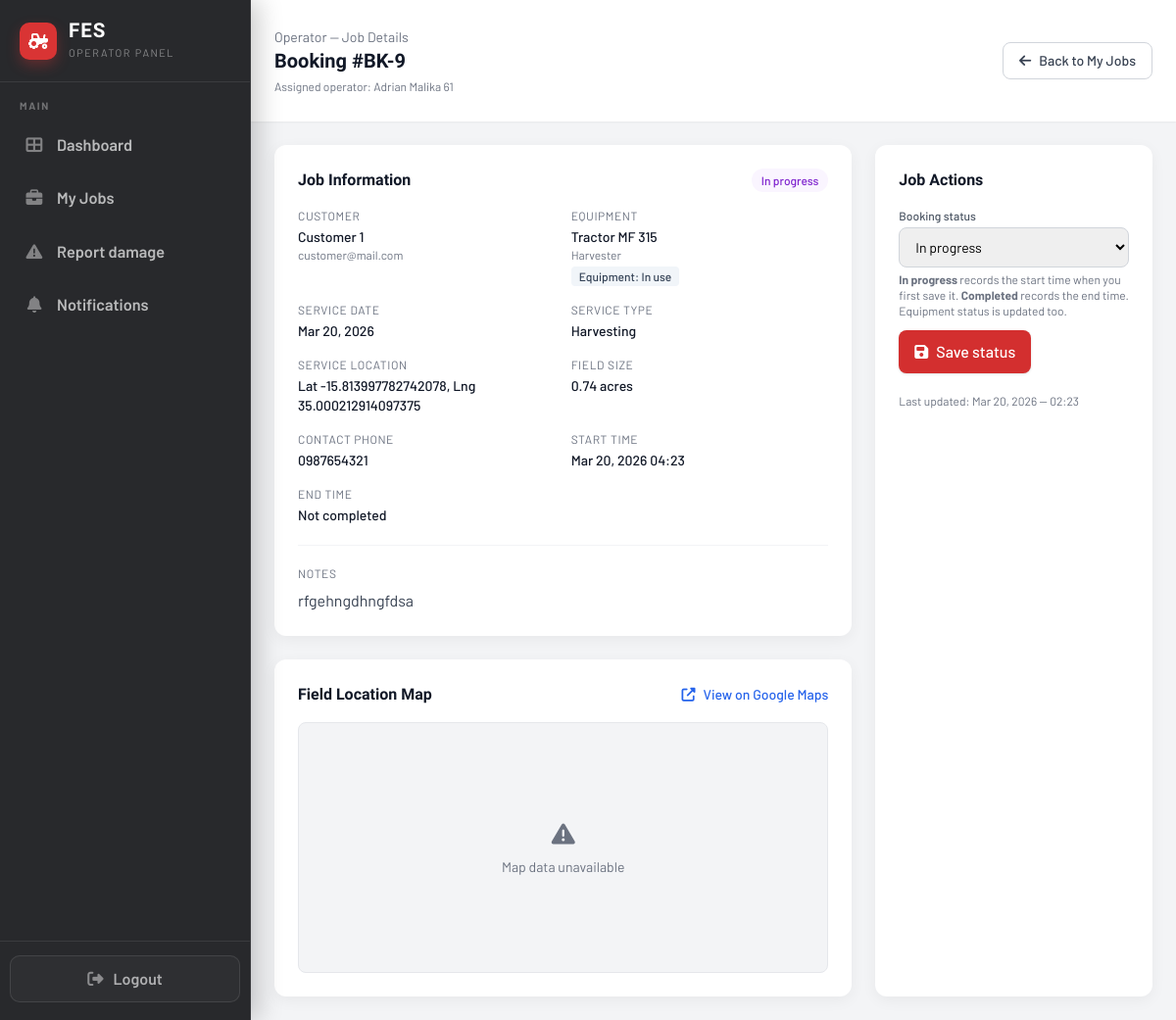
Page /Pages/operator/job_details.php?id=9 (signed in) on the committed database.
### tables this page shows
CREATE TABLE IF NOT EXISTS `bookings` (
  `booking_id` int NOT NULL AUTO_INCREMENT,
  `customer_id` int NOT NULL,
  `operator_id` int DEFAULT NULL,
  `equipment_id` varchar(50) NOT NULL,
  `booking_date` date NOT NULL,
  `service_days` int NOT NULL DEFAULT '1',
  `service_type` varchar(50) NOT NULL,
  `service_location` varchar(255) NOT NULL,
  `contact_phone` varchar(50) NOT NULL,
  `field_lat` decimal(10,7) DEFAULT NULL,
  `field_lng` decimal(10,7) DEFAULT NULL,
  `field_address` varchar(255) DEFAULT NULL,
  `field_polygon` longtext,
  `field_hectares` decimal(10,2) DEFAULT NULL,
  `notes` text,
  `estimated_total_cost` decimal(12,2) NOT NULL DEFAULT '0.00',
  `payment_status` enum('unpaid','pending','paid','failed') NOT NULL DEFAULT 'unpaid',
  `payment_tx_ref` varchar(120) DEFAULT NULL,
  `payment_paid_at` datetime DEFAULT NULL,
  `status` enum('pending','confirmed','in_progress','completed','cancelled') NOT NULL DEFAULT 'pending',
  `operator_start_time` datetime DEFAULT NULL COMMENT 'Set when operator marks job In progress',
  `operator_end_time` datetime DEFAULT NULL COMMENT 'Set when operator marks job Completed',
  `created_at` timestamp NULL DEFAULT CURRENT_TIMESTAMP,
  `updated_at` timestamp NULL DEFAULT CURRENT_TIMESTAMP ON UPDATE CURRENT_TIMESTAMP,
  PRIMARY KEY (`booking_id`),
  KEY `customer_id` (`customer_id`),
  KEY `equipment_id` (`equipment_id`),
  KEY `status` (`status`),
  KEY `idx_bookings_operator_id` (`operator_id`)
);

CREATE TABLE IF NOT EXISTS `users` (
  `user_id` int NOT NULL AUTO_INCREMENT,
  `name` varchar(255) NOT NULL,
  `email` varchar(255) NOT NULL,
  `password_hash` varchar(255) NOT NULL,
  `role` enum('customer','admin','operator') NOT NULL DEFAULT 'customer',
  `created_at` timestamp NOT NULL DEFAULT CURRENT_TIMESTAMP,
  `updated_at` timestamp NOT NULL DEFAULT CURRENT_TIMESTAMP ON UPDATE CURRENT_TIMESTAMP,
  `password_reset_token` varchar(64) DEFAULT NULL,
  `password_reset_expires` datetime DEFAULT NULL,
  PRIMARY KEY (`user_id`),
  UNIQUE KEY `email` (`email`)
);

CREATE TABLE IF NOT EXISTS `equipment` (
  `id` int NOT NULL AUTO_INCREMENT,
  `equipment_name` varchar(255) NOT NULL,
  `category` varchar(100) NOT NULL,
  `equipment_id` varchar(100) NOT NULL,
  `model` varchar(255) DEFAULT NULL,
  `description` text NOT NULL,
  `status` enum('available','in_use','maintenance','retired') NOT NULL DEFAULT 'available',
  `location` varchar(255) NOT NULL,
  `operator_id` int DEFAULT NULL,
  `purchase_date` date DEFAULT NULL,
  `daily_rate` decimal(10,2) NOT NULL,
  `hourly_rate` decimal(10,2) DEFAULT '0.00',
  `per_hectare_rate` decimal(10,2) DEFAULT NULL,
  `fuel_type` varchar(50) DEFAULT NULL,
  `total_usage_hours` int DEFAULT '0',
  `year_manufactured` int DEFAULT NULL,
  `weight_kg` decimal(10,2) DEFAULT NULL,
  `last_maintenance` date DEFAULT NULL,
  `icon` varchar(100) NOT NULL,
  `image_path` varchar(500) DEFAULT NULL,
  `created_at` timestamp NULL DEFAULT CURRENT_TIMESTAMP,
  `updated_at` timestamp NULL DEFAULT CURRENT_TIMESTAMP ON UPDATE CURRENT_TIMESTAMP,
  PRIMARY KEY (`id`),
  KEY `operator_id` (`operator_id`)
);

### Pages/operator/job_details.php (the view, shortened to what this page needs)
<?php
$operatorId = (int)($_SESSION['user_id'] ?? 0);
$operatorName = $_SESSION['name'] ?? 'Operator';
$bookingId = isset($_GET['id']) ? intval($_GET['id']) : 0;
$booking = null;
if ($bookingId > 0) {
    try {
        $conn = getDBConnection();
        $sql = "SELECT b.*,
                       e.equipment_name, e.category, e.location AS equipment_location, e.status AS equipment_status,
                       u.name AS customer_name, u.email AS customer_email
                FROM bookings b
                LEFT JOIN equipment e ON e.equipment_id = b.equipment_id
                LEFT JOIN users u ON u.user_id = b.customer_id
                WHERE b.booking_id = ? AND b.operator_id = ?";
        if ($stmt = $conn->prepare($sql)) {
            $stmt->bind_param('ii', $bookingId, $operatorId);
            $stmt->execute();
            $res = $stmt->get_result();
            if ($row = $res->fetch_assoc()) {
                $booking = $row;
            }
        }
    } catch (Exception $e) {
        error_log('Operator job details error: ' . $e->getMessage());
    }
}
$status = $booking['status'] ?? 'pending';
$badgeClasses = [
    'pending' => 'bg-amber-50 text-amber-700',
    'confirmed' => 'bg-blue-50 text-blue-700',
    'in_progress' => 'bg-purple-50 text-purple-700',
    'completed' => 'bg-emerald-50 text-emerald-700',
    'cancelled' => 'bg-gray-100 text-gray-700'
];
$badgeClass = $badgeClasses[$status] ?? 'bg-gray-100 text-gray-700';
$serviceLocation = $booking ? trim($booking['service_location'] ?? '') : '';
?>
<!DOCTYPE html>
<html lang="en">
<head>
    <link rel="stylesheet" href="https://cdnjs.cloudflare.com/ajax/libs/font-awesome/6.4.0/css/all.min.css">
    <link rel="stylesheet" type="text/css" href="https://api.tomtom.com/maps-sdk-for-web/cdn/6.x/6.25.0/maps/maps.css">
    <script src="https://cdn.tailwindcss.com"></script>
</head>
<body class="bg-gray-100">
<div class="min-h-screen w-full">
    <?php include __DIR__ . '/include/sidebar.php'; ?>
    <div class="min-h-screen" id="main-content">
        <header class="bg-white px-6 py-7 flex items-center justify-between shadow-sm">
            <div class="flex items-center gap-3">
                <div>
                    <div class="text-sm text-gray-500">Operator — Job Details</div>
                    <h1 class="text-xl font-semibold text-gray-900">Booking #BK-<?php echo htmlspecialchars((string)$bookingId); ?></h1>
                    <p class="text-xs text-gray-500 mt-1">Assigned operator: <?php echo htmlspecialchars($operatorName); ?></p>
                </div>
            </div>
            <a href="jobs.php" class="inline-flex items-center gap-2 border border-gray-300 bg-white hover:bg-gray-50 text-gray-700 font-medium px-4 py-2 rounded-lg text-sm">
                <i class="fas fa-arrow-left"></i> Back to My Jobs
            </a>
        </header>
        <main class="flex-1 overflow-y-auto p-6">
            <?php if (!$booking): ?>
                <div class="bg-white rounded-xl shadow-card p-6 text-center text-gray-600">
                    Job not found or you don�t have access.
                </div>
            <?php else: ?>
                <div class="grid grid-cols-1 lg:grid-cols-3 gap-6">
                    <div class="lg:col-span-2 space-y-6">
                        <section class="bg-white rounded-xl shadow-card p-6">
                            <div class="flex items-center justify-between mb-4">
                                <h2 class="text-base font-semibold text-gray-900">Job Information</h2>
                                <span class="inline-flex items-center px-2.5 py-1 rounded-full text-xs font-medium <?php echo $badgeClass; ?>">
                                    <?php echo htmlspecialchars(ucfirst(str_replace('_', ' ', $status))); ?>
                                </span>
                            </div>
                            <div class="grid grid-cols-1 md:grid-cols-2 gap-4 text-sm">
                                <div>
                                    <div class="text-xs text-gray-500 uppercase tracking-wider mb-1">Customer</div>
                                    <div class="text-gray-900 font-medium"><?php echo htmlspecialchars($booking['customer_name'] ?? 'N/A'); ?></div>
                                    <div class="text-xs text-gray-500"><?php echo htmlspecialchars($booking['customer_email'] ?? ''); ?></div>
                                </div>
                                <div>
                                    <div class="text-xs text-gray-500 uppercase tracking-wider mb-1">Equipment</div>
                                    <div class="text-gray-900 font-medium"><?php echo htmlspecialchars($booking['equipment_name'] ?? 'N/A'); ?></div>
                                    <div class="text-xs text-gray-500"><?php echo htmlspecialchars(ucfirst($booking['category'] ?? '')); ?></div>
                                    <?php if (!empty($booking['equipment_status'])): ?>
                                        <div class="mt-1">
                                            <span class="inline-flex items-center px-2 py-0.5 rounded text-xs font-medium bg-slate-100 text-slate-700">
                                                Equipment: <?php echo htmlspecialchars(str_replace('_', ' ', ucfirst($booking['equipment_status']))); ?>
                                            </span>
                                        </div>
                                    <?php endif; ?>
                                </div>
                                <div>
                                    <div class="text-xs text-gray-500 uppercase tracking-wider mb-1">Service Date</div>
                                    <div class="text-gray-900 font-medium"><?php echo !empty($booking['booking_date']) ? htmlspecialchars(date('M d, Y', strtotime($booking['booking_date']))) : 'N/A'; ?></div>
                                </div>
                                <div>
                                    <div class="text-xs text-gray-500 uppercase tracking-wider mb-1">Service Type</div>
                                    <div class="text-gray-900 font-medium"><?php echo htmlspecialchars(ucfirst(str_replace('_', ' ', $booking['service_type'] ?? 'N/A'))); ?></div>
                                </div>
                                <div>
                                    <div class="text-xs text-gray-500 uppercase tracking-wider mb-1">Service Location</div>
                                    <div class="text-gray-900 font-medium"><?php echo htmlspecialchars($serviceLocation ?: 'N/A'); ?></div>
                                </div>
                                <div>
                                    <div class="text-xs text-gray-500 uppercase tracking-wider mb-1">Field Size</div>
                                    <div class="text-gray-900 font-medium"><?php echo htmlspecialchars($booking['field_hectares'] ?? 'Not specified'); ?> acres</div>
                                </div>
                                <div>
                                    <div class="text-xs text-gray-500 uppercase tracking-wider mb-1">Contact Phone</div>
                                    <div class="text-gray-900 font-medium"><?php echo htmlspecialchars($booking['contact_phone'] ?? 'N/A'); ?></div>
                                </div>
                                <div>
                                    <div class="text-xs text-gray-500 uppercase tracking-wider mb-1">Start Time</div>
                                    <div class="text-gray-900 font-medium"><?php echo !empty($booking['operator_start_time']) ? htmlspecialchars(date('M d, Y H:i', strtotime($booking['operator_start_time']))) : 'Not started'; ?></div>
                                </div>
                                <div>
                                    <div class="text-xs text-gray-500 uppercase tracking-wider mb-1">End Time</div>
                                    <div class="text-gray-900 font-medium"><?php echo !empty($booking['operator_end_time']) ? htmlspecialchars(date('M d, Y H:i', strtotime($booking['operator_end_time']))) : 'Not completed'; ?></div>
                                </div>
                            </div>
                            <?php if (!empty($booking['notes'])): ?>
                                <div class="mt-5 pt-5 border-t border-gray-100">
                                    <div class="text-xs text-gray-500 uppercase tracking-wider mb-2">Notes</div>
                                    <div class="text-gray-700"><?php echo htmlspecialchars($booking['notes']); ?></div>
                                </div>
                            <?php endif; ?>
                        </section>
                        <?php if (!empty($booking['field_polygon'])): ?>
                            <section class="bg-white rounded-xl shadow-card p-6">
                                <div class="flex items-center justify-between mb-4">
                                    <h2 class="text-base font-semibold text-gray-900">Field Location Map</h2>
                                    <?php if (!empty($booking['field_lat']) && !empty($booking['field_lng'])): ?>
                                        <a href="https://www.google.com/maps?q=<?php echo htmlspecialchars((float)$booking['field_lat']); ?>,<?php echo htmlspecialchars((float)$booking['field_lng']); ?>"
                                           target="_blank"
                                           class="inline-flex items-center gap-2 text-sm text-blue-600 hover:text-blue-800 font-medium">
                                            <i class="fas fa-external-link-alt"></i>
                                            View on Google Maps
                                        </a>
                                    <?php endif; ?>
                                </div>
                                <div id="field-map" class="w-full h-64 rounded-lg border border-gray-200 bg-gray-100"></div>
                            </section>
                        <?php endif; ?>
                    </div>
                    <section class="bg-white rounded-xl shadow-card p-6">
                        <h2 class="text-base font-semibold text-gray-900 mb-4">Job Actions</h2>
                        <div class="space-y-4">
                            <?php
                            $jobStatus = (string)($booking['status'] ?? '');
                            $canEditJobStatus = in_array($jobStatus, ['pending', 'confirmed', 'in_progress'], true);
                            $selInProgress = in_array($jobStatus, ['pending', 'confirmed', 'in_progress'], true);
                            ?>
                            <?php if ($booking && $canEditJobStatus): ?>
                                <form method="post" id="fes-job-status-form" class="space-y-3">
                                    <div>
                                        <label class="block text-xs font-medium text-gray-600 mb-1">Booking status</label>
                                        <select name="new_status" id="fes-job-new-status" class="w-full border border-gray-300 rounded-lg px-3 py-2.5 text-sm focus:outline-none focus:ring-2 focus:ring-fes-red focus:border-fes-red">
                                            <option value="in_progress" <?php echo $selInProgress ? 'selected' : ''; ?>>In progress</option>
                                        </select>
                                        <p class="mt-1 text-xs text-gray-500">
                                            <strong>In progress</strong> records the start time when you first save it.
                                            <strong>Completed</strong> records the end time. Equipment status is updated too.
                                        </p>
                                    </div>
                                    <div class="flex items-center gap-2">
                                        <button type="submit" class="inline-flex items-center gap-2 bg-fes-red hover:bg-[#b71c1c] text-white font-medium px-4 py-2.5 rounded-lg shadow">
                                            <i class="fas fa-save"></i> Save status
                                        </button>
                                    </div>
                                </form>
                            <?php elseif ($booking && $jobStatus === 'completed'): ?>
                                <div class="rounded-lg border border-emerald-200 bg-emerald-50 px-4 py-3 text-sm text-emerald-800">
                                    This job is completed. Status cannot be changed here.
                                </div>
                            <?php elseif ($booking && $jobStatus === 'cancelled'): ?>
                                <div class="rounded-lg border border-gray-200 bg-gray-50 px-4 py-3 text-sm text-gray-700">
                                    This booking was cancelled.
                                </div>
                            <?php endif; ?>
                        </div>
                        <div class="mt-5 text-xs text-gray-500">
                            Last updated: <?php echo !empty($booking['updated_at']) ? htmlspecialchars(date('M d, Y — H:i', strtotime($booking['updated_at']))) : 'N/A'; ?>
                        </div>
                    </section>
                </div>
            <?php endif; ?>
        </main>
    </div>
</div>
</body>
</html>

### rows in the picture
bookings: status "In progress", users.name "Customer 1", users.email "customer@mail.com", equipment.equipment_name "Tractor MF 315", equipment.category "Harvester", equipment.status "In use", booking_date "Mar 20, 2026", service_type "Harvesting", service_location "Lat -15.813997782742078, Lng 35.000212914097375", field_hectares "0.74", contact_phone "0987654321", operator_start_time "Mar 20, 2026 04:23", notes "rfgehngdhngfdsa", new_status "In progress", updated_at "Mar 20, 2026 — 02:23"

### other values in the picture
$bookingId "9"
$operatorName "Adrian Malika 61"
